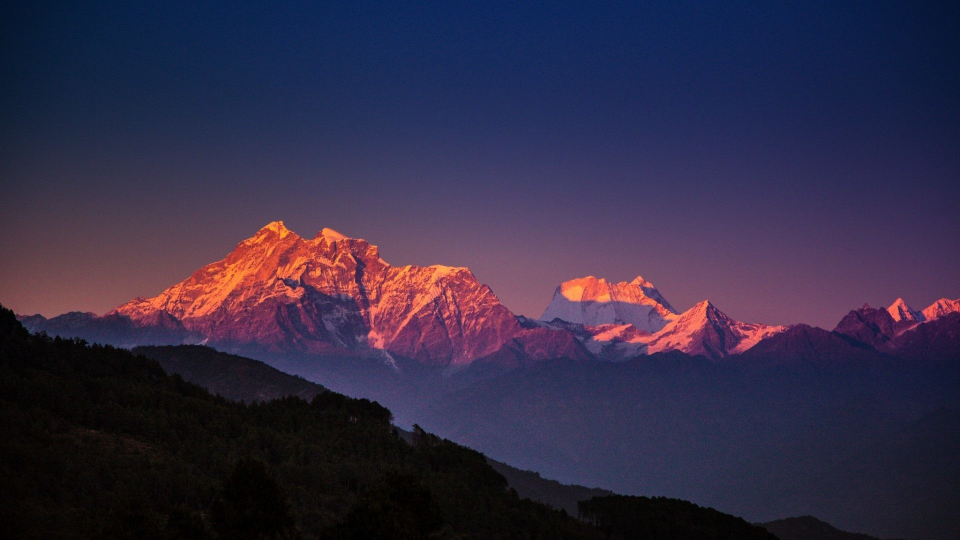
#> input picture Lesson13/himalaya.jpg, 1920 x 1080 px (shown at 1/2 size)
$ python task.py
#> lines starting #> are read from the running program, lines starting #| are printed output that depends on the picture
import cv2
import matplotlib.pyplot as plt


img = cv2.imread("himalaya.jpg")
#> img is the input picture: shape (1080, 1920, 3); mean B, G, R 69.7, 43.7, 51.3
img_rgb = cv2.cvtColor(img, cv2.COLOR_BGR2RGB)

rotated = cv2.rotate(img_rgb, cv2.ROTATE_90_CLOCKWISE)
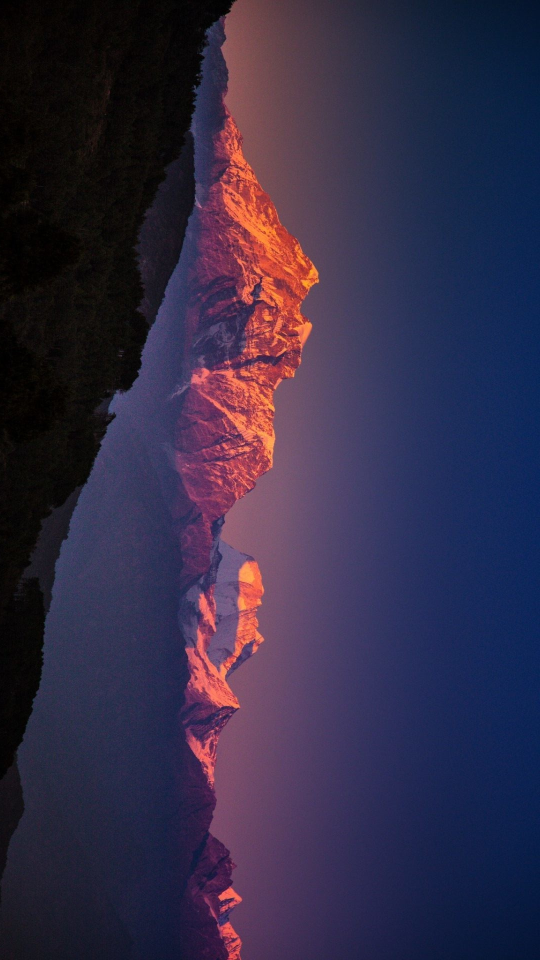
#> rotated: shape (1920, 1080, 3) (shown at 1/2 size); mean R, G, B 51.3, 43.7, 69.7

bright = cv2.convertScaleAbs(rotated, alpha=1.0, beta=50)
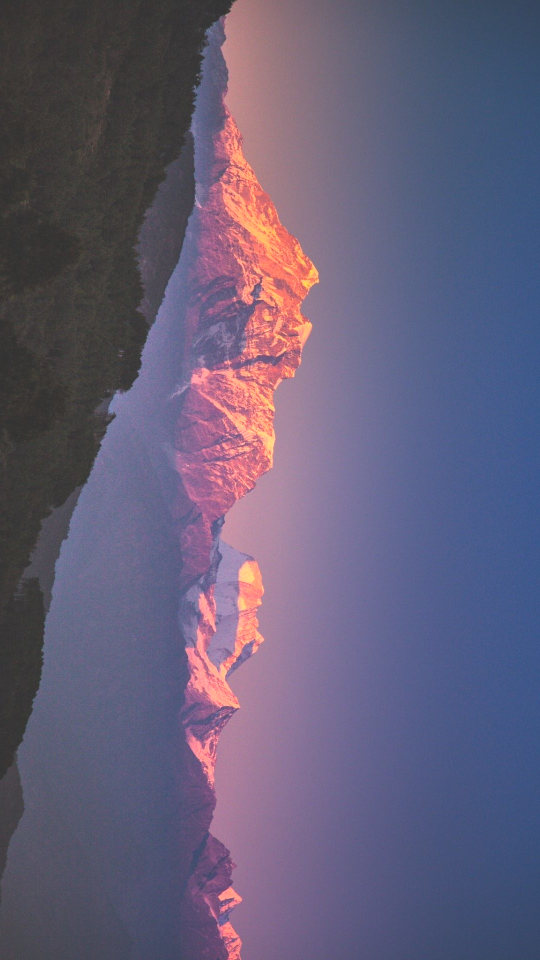
#> bright: shape (1920, 1080, 3) (shown at 1/2 size); mean R, G, B 100.7, 93.7, 119.7
cropped = bright[100:500, 100:600]
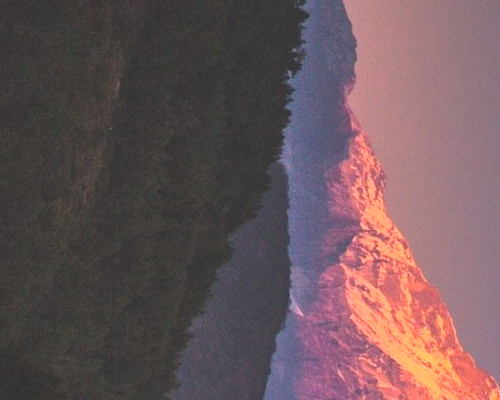
#> cropped: shape (400, 500, 3); mean R, G, B 107.7, 85.8, 89.6
plt.figure(figsize=(12, 8))

plt.subplot(1, 3, 1)
plt.imshow(img_rgb)
plt.title("Original Image"); plt.axis("off")

plt.subplot(1, 3, 2)
plt.imshow(bright)
plt.title("Rotated + Brightened"); plt.axis("off")

plt.subplot(1, 3, 3)
plt.imshow(cropped)
plt.title("Cropped Image"); plt.axis("off")

plt.tight_layout()
plt.show()
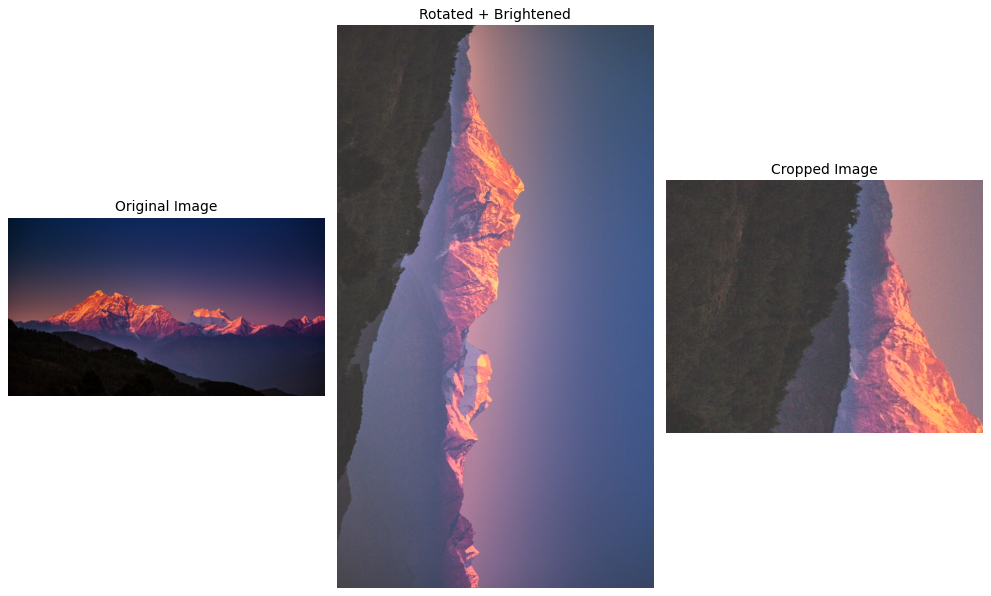
#> figure drawn by matplotlib, 3 panels
